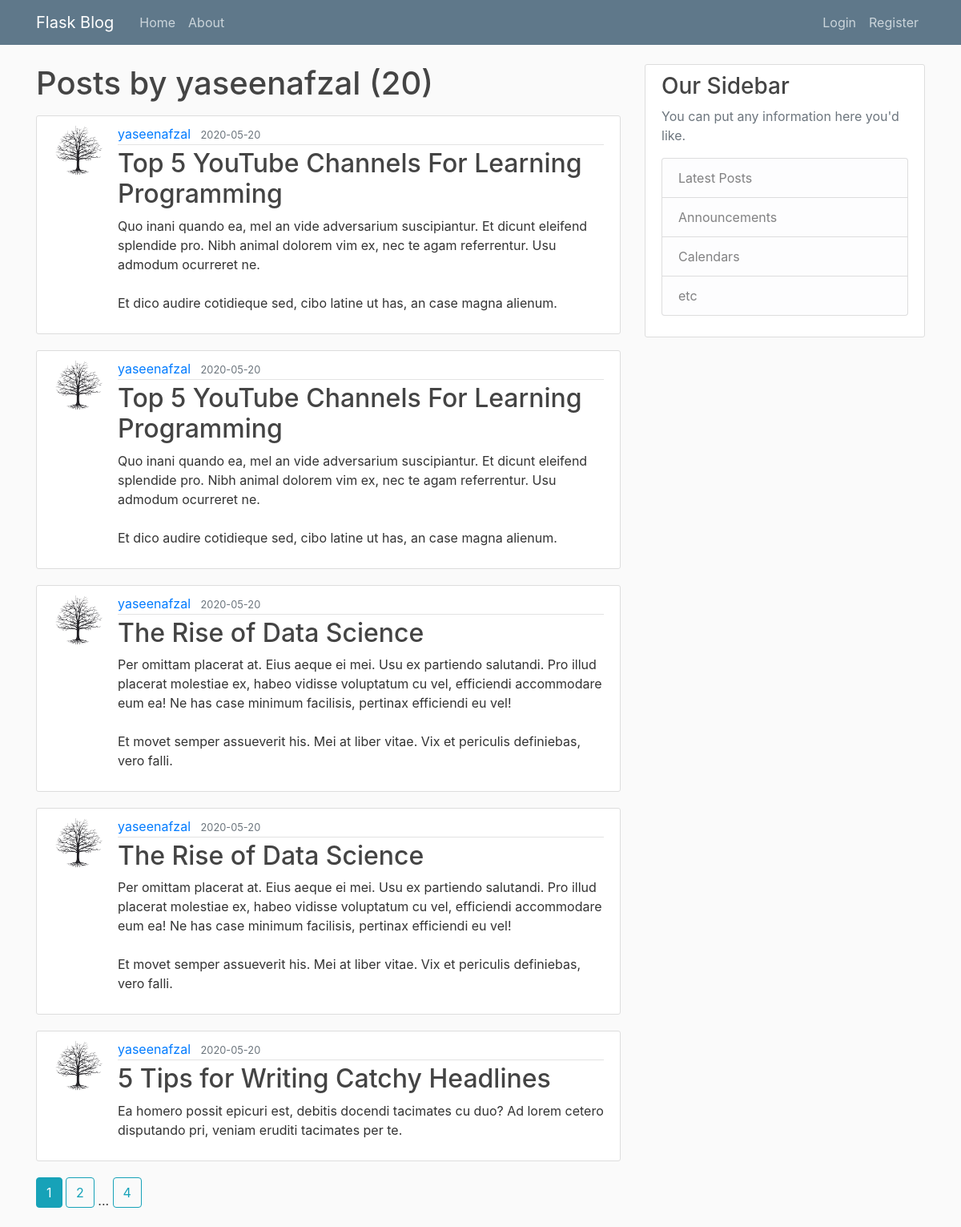
The app's page /user/yaseenafzal with its own data.
### flasktut/models.py (models this page shows, shortened)
class User(db.Model, UserMixin):
    id = db.Column(db.Integer, primary_key=True)
    username = db.Column(db.String(20), unique=True, nullable=False)
    email = db.Column(db.String(120), unique=True, nullable=False)
    image_file = db.Column(db.String(20), nullable=False,
                           default='default.jpg')
    password = db.Column(db.String(60), nullable=False)
    posts = db.relationship('Post', backref='author', lazy=True)

class Post(db.Model):
    id = db.Column(db.Integer, primary_key=True)
    title = db.Column(db.String(100), nullable=False)
    date_posted = db.Column(db.DateTime, nullable=False,
                            default=datetime.utcnow)
    content = db.Column(db.Text, nullable=False)
    user_id = db.Column(db.Integer, db.ForeignKey('user.id'), nullable=False)

### flasktut/routes.py (the view)
@app.route("/user/<string:username>")
def user_posts(username):
    page = request.args.get('page', 1, type=int)
    user = User.query.filter_by(username=username).first_or_404()
    posts = Post.query.filter_by(author=user)\
        .order_by(Post.date_posted.desc())\
        .paginate(page=page, per_page=5)
    return render_template('user_posts.html', title='Posts', posts=posts, user=user)

### flasktut/templates/user_posts.html
{% extends "layout.html" %} {% block content %}
<h1 class="mb-3">Posts by {{ user.username }} ({{posts.total}})</h1>
{% for post in posts.items %}
<article class="media content-section">
  <img
    class="rounded-circle article-img"
    src="{{ url_for('static', filename='profile_pics/' + post.author.image_file) }}"
  />
  <div class="media-body">
    <div class="article-metadata">
      <a
        class="mr-2"
        href="{{ url_for('user_posts', username=post.author.username) }}"
        >{{ post.author.username }}</a
      >
      <small class="text-muted"
        >{{ post.date_posted.strftime('%Y-%m-%d') }}</small
      >
    </div>
    <h2>
      <a class="article-title" href="{{ url_for('post', post_id=post.id) }}"
        >{{ post.title }}</a
      >
    </h2>
    <p class="article-content">{{ post.content }}</p>
  </div>
</article>
{% endfor %} {% for page_num in posts.iter_pages(left_edge=1, right_edge=1,
left_current=1, right_current=2) %} {% if page_num %} {% if posts.page ==
page_num %}
<a
  class="btn btn-info mb-4"
  href="{{ url_for('user_posts', username=user.username, page=page_num) }}"
  >{{ page_num }}</a
>
{% else %}
<a
  class="btn btn-outline-info mb-4"
  href="{{ url_for('user_posts', username=user.username, page=page_num) }}"
  >{{ page_num }}</a
>
{% endif %} {% else %} ... {% endif %} {% endfor %} {% endblock content %}

### flasktut/templates/layout.html (shortened to what this page needs)
<!DOCTYPE html>
<html>
<head>
  <link rel="stylesheet" href="https://stackpath.bootstrapcdn.com/bootstrap/4.5.0/css/bootstrap.min.css"
 />
  <link rel="stylesheet" type="text/css" href="{{ url_for('static', filename='main.css') }}">
</head>
<body>
  <header class="site-header">
    <nav class="navbar navbar-expand-md navbar-dark bg-steel fixed-top">
      <div class="container">
        <a class="navbar-brand mr-4" href="/">Flask Blog</a>
        <div class="collapse navbar-collapse" id="navbarToggle">
          <div class="navbar-nav mr-auto">
            <a class="nav-item nav-link" href="{{ url_for('home') }}">Home</a>
            <a class="nav-item nav-link" href="{{url_for('about')}}">About</a>
          </div>
          <div class="navbar-nav">
            {% if current_user.is_authenticated %}
            <a class="nav-item nav-link" href="{{url_for('account')}}">Account</a>
            <a class="nav-item nav-link" href="{{url_for('new_post')}}">Create Post</a>
            <a class="nav-item nav-link" href="{{url_for('logout')}}">Logout</a>
            {% else %}
            <a class="nav-item nav-link" href="{{url_for('login')}}">Login</a>
            <a class="nav-item nav-link" href="{{url_for('register')}}">Register</a>
            {% endif %}
          </div>
        </div>
      </div>
    </nav>
  </header>
  <main role="main" class="container">
    <div class="row">
      <div class="col-md-8">
          {% block content %}{% endblock %}
        </div>
        <div class=" col-md-4">
          <div class="content-section">
            <h3>Our Sidebar</h3>
            <p class='text-muted'>You can put any information here you'd like.
            <ul class="list-group">
              <li class="list-group-item list-group-item-light">Latest Posts</li>
              <li class="list-group-item list-group-item-light">Announcements</li>
              <li class="list-group-item list-group-item-light">Calendars</li>
              <li class="list-group-item list-group-item-light">etc</li>
            </ul>
            </p>
          </div>
        </div>
      </div>
  </main>
</body>
</html>

### flasktut/static/main.css (style rules this page uses)
body { background: #fafafa; color: #333333; margin-top: 5rem; }
h1, h2, h3, h4, h5, h6 { color: #444444; }
.bg-steel { background-color: #5f788a; }
.site-header .navbar-nav .nav-link { color: #cbd5db; }
.content-section { background: #ffffff; padding: 10px 20px; border: 1px solid #dddddd; border-radius: 3px; margin-bottom: 20px; }
.article-title { color: #444444; }
.article-content { white-space: pre-line; }
.article-img { height: 65px; width: 65px; margin-right: 16px; }
.article-metadata { padding-bottom: 1px; margin-bottom: 4px; border-bottom: 1px solid #e3e3e3; }

### records on screen
User: username "yaseenafzal"
Post: image_file (picture), author.username "yaseenafzal", date_posted "2020-05-20", title "Top 5 YouTube Channels For Learning Programming", content "Quo inani quando ea, mel an vide adversarium suscipiantur. Et dicunt eleifend splendide pro. Nibh animal dolorem vim ex, nec te agam referrentur. Usu admodum ocurreret ne. Et dico audire cotidieque sed, cibo latine ut has, an case magna alienum."
Post: image_file (picture), author.username "yaseenafzal", date_posted "2020-05-20", title "Top 5 YouTube Channels For Learning Programming", content "Quo inani quando ea, mel an vide adversarium suscipiantur. Et dicunt eleifend splendide pro. Nibh animal dolorem vim ex, nec te agam referrentur. Usu admodum ocurreret ne. Et dico audire cotidieque sed, cibo latine ut has, an case magna alienum."
Post: image_file (picture), author.username "yaseenafzal", date_posted "2020-05-20", title "The Rise of Data Science", content "Per omittam placerat at. Eius aeque ei mei. Usu ex partiendo salutandi. Pro illud placerat molestiae ex, habeo vidisse voluptatum cu vel, efficiendi accommodare eum ea! Ne has case minimum facilisis, pertinax efficiendi eu vel! Et movet semper assueverit his. Mei at liber vitae. Vix et periculis definiebas, vero falli."
Post: image_file (picture), author.username "yaseenafzal", date_posted "2020-05-20", title "The Rise of Data Science", content "Per omittam placerat at. Eius aeque ei mei. Usu ex partiendo salutandi. Pro illud placerat molestiae ex, habeo vidisse voluptatum cu vel, efficiendi accommodare eum ea! Ne has case minimum facilisis, pertinax efficiendi eu vel! Et movet semper assueverit his. Mei at liber vitae. Vix et periculis definiebas, vero falli."
Post: image_file (picture), author.username "yaseenafzal", date_posted "2020-05-20", title "5 Tips for Writing Catchy Headlines", content "Ea homero possit epicuri est, debitis docendi tacimates cu duo? Ad lorem cetero disputando pri, veniam eruditi tacimates per te."

### other values on screen
{{ posts.total }} "20"
{{ page_num }} "1"
{{ page_num }} "2" "4"
